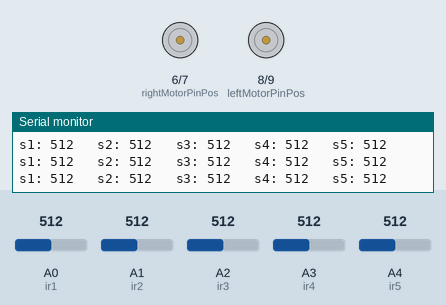
The sketch below on a simulated Arduino Uno, built with avr-gcc and run on an emulated ATmega328P. Shown: motor-driver pin pairs drawn as motors (green arrow = first pin HIGH = forward, orange = second pin HIGH = backward, longer = more drive, scaled by the enable pin), the last lines printed to the serial monitor. The inputs (shaded band) are chosen by the test bench; at power-on: A2 (ir3) = 512, A1 (ir2) = 512, A0 (ir1) = 512, A4 (ir5) = 512, A3 (ir4) = 512.

Above: at 1.2 s.
1.3 s: A2 (ir3) set to 488
At 1.6 s:
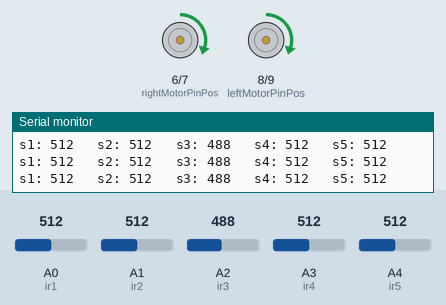
2.8 s: A1 (ir2) set to 489
At 3.8 s:
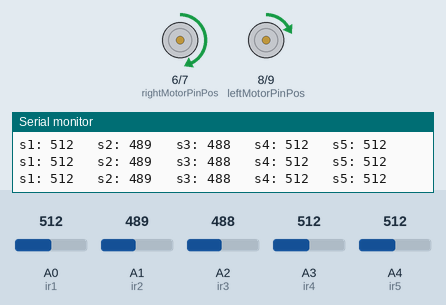
4.3 s: A0 (ir1) set to 488
At 4.66 s:
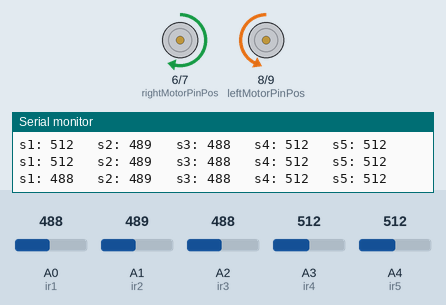
7.3 s: A4 (ir5) set to 306
10.3 s: A3 (ir4) set to 30
13.3 s: A0 (ir1) set to 716
At 13.7 s:
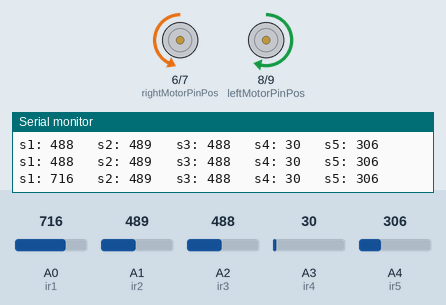
Timing chart, 0 to 17.3 s (numbered marks = the images above; inputs shaded):
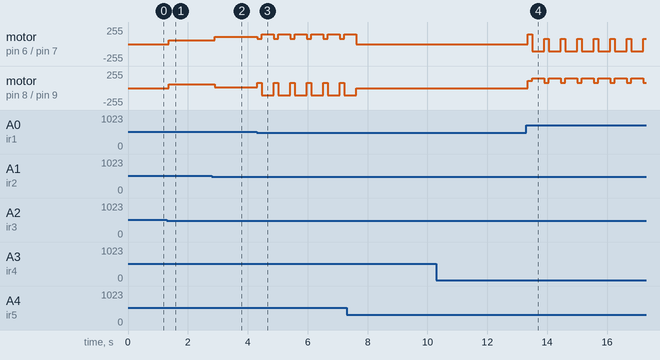

The sketch:

sketch_line_flw.ino
```cpp
#define MOTOR_SPEED 170
#define leftMotorSpeed 80
#define rightMotorSpeed 80

#define black 500

// IR array
// int ir1 = A4, ir2 = A3, ir3 = A2, ir4 = A1, ir5 = A0;
int ir1 = A0, ir2 = A1, ir3 = A2, ir4 = A3, ir5 = A4;

// values
int v1 = 0, v2 = 0, v3 = 0, v4 = 0, v5 = 0, active = 0;

// Left motor int enableLeftMotor = 5, leftMotorPinNeg = 7, leftMotorPinPos = 6;
int enableLeftMotor = 10, leftMotorPinNeg = 9, leftMotorPinPos = 8;

// Right motor int enableRightMotor = 10, rightMotorPinNeg = 9, rightMotorPinPos = 8;
int enableRightMotor = 5, rightMotorPinNeg = 7, rightMotorPinPos = 6;

void setup()
{
  // The problem with TT gear motors is that, at very low pwm value it does not even rotate.
  // If we increase the PWM value then it rotates faster and our robot is not controlled in that speed and goes out of line.
  // For that we need to increase the frequency of analogWrite.
  // Below line is important to change the frequency of PWM signal on pin D5 and D6
  // Because of this, motor runs in controlled manner (lower speed) at high PWM value.
  // This sets frequecny as 7812.5 hz.
  //  TCCR0B = TCCR0B & B11111000 | B00000010 ;

  Serial.begin(9600);

  // put your setup code here, to run once:
  pinMode(enableRightMotor, OUTPUT);
  pinMode(rightMotorPinNeg, OUTPUT);
  pinMode(rightMotorPinPos, OUTPUT);

  pinMode(enableLeftMotor, OUTPUT);
  pinMode(leftMotorPinNeg, OUTPUT);
  pinMode(leftMotorPinPos, OUTPUT);

  //  pinMode(IR_SENSOR_RIGHT, INPUT);
  //  pinMode(IR_SENSOR_LEFT, INPUT);
}

void loop()
{

  //  delay(black0);
  v1 = analogRead(ir1);
  v2 = analogRead(ir2);
  v3 = analogRead(ir3);
  v4 = analogRead(ir4);
  v5 = analogRead(ir5);

  Serial.print("s1: ");
  Serial.print(v1);
  Serial.print("   s2: ");
  Serial.print(v2);
  Serial.print("   s3: ");
  Serial.print(v3);
  Serial.print("   s4: ");
  Serial.print(v4);
  Serial.print("   s5: ");
  Serial.println(v5);

  if (
      (v1 > black && v2 > black && v3 <= black && v4 > black && v5 > black) || (v1 > black && v2 <= black && v3 <= black && v4 <= black && v5 > black)
      // || (v1>black && v2>black && v3>black && v4>black && v5>black)
  )
  {
    analogWrite(enableRightMotor, rightMotorSpeed - 20);
    analogWrite(enableLeftMotor, leftMotorSpeed - 20);
    goForward();
    active = 0;
  }
  else if ( // left
      (v1 > black && v2 <= black && v3 <= black && v4 > black && v5 > black) ||
      (v1 > black && v2 <= black && v3 > black && v4 > black && v5 > black) ||
      (v1 <= black && v2 <= black && v3 > black && v4 > black && v5 > black) ||
      (v1 <= black && v2 > black && v3 > black && v4 > black && v5 > black))
  {
    analogWrite(enableRightMotor, rightMotorSpeed + 30);
    analogWrite(enableLeftMotor, leftMotorSpeed - 70);
    goForward();
    delay(100);
    // active = (active == 0) ? 1 : 0;
    active = 1;
  }
  else if (
      (v1 <= black && v2 <= black && v3 <= black && v4 > black && v5 > black) ||
      (v1 <= black && v2 <= black && v3 <= black && v4 <= black && v5 > black)

  )
  {
    analogWrite(enableRightMotor, rightMotorSpeed);
    analogWrite(enableLeftMotor, leftMotorSpeed);
    goForward();
    delay(150);
    analogWrite(enableRightMotor, rightMotorSpeed + 70);
    analogWrite(enableLeftMotor, leftMotorSpeed + 30);
    goLeft90();
    delay(400);
    active = 1;
  }
  else if ( // right
      (v1 > black && v2 > black && v3 <= black && v4 <= black && v5 > black) ||
      (v1 > black && v2 > black && v3 > black && v4 <= black && v5 > black) ||
      (v1 > black && v2 > black && v3 > black && v4 <= black && v5 <= black) ||
      (v1 > black && v2 > black && v3 > black && v4 > black && v5 <= black))
  {
    analogWrite(enableRightMotor, rightMotorSpeed - 70);
    analogWrite(enableLeftMotor, leftMotorSpeed + 30);
    goForward();
    delay(100);
    active = 1;
  }
  else if (
      (v1 > black && v2 > black && v3 <= black && v4 <= black && v5 <= black) ||
      (v1 > black && v2 <= black && v3 <= black && v4 <= black && v5 <= black))
  {
    analogWrite(enableRightMotor, rightMotorSpeed);
    analogWrite(enableLeftMotor, leftMotorSpeed);
    goForward();
    delay(150);
    analogWrite(enableRightMotor, rightMotorSpeed + 30);
    analogWrite(enableLeftMotor, leftMotorSpeed + 70);
    goRight90();
    delay(400);
    active = 1;
  }
  else if (
      (v1 <= black && v2 <= black && v3 <= black && v4 <= black && v5 <= black) ||
      (v1 > black && v2 <= black && v3 > black && v4 <= black && v5 > black) ||
      (v1 <= black && v2 > black && v3 <= black && v4 > black && v5 <= black))
  {
    analogWrite(enableRightMotor, 0);
    analogWrite(enableLeftMotor, 0);
    stop();
    active = 0;
  }
  else if (
      (v1 > black && v2 > black && v3 > black && v4 > black && v5 > black) && active == 1)
  {
    analogWrite(enableRightMotor, rightMotorSpeed - 40);
    analogWrite(enableLeftMotor, leftMotorSpeed - 20);
    goBackward();
  }
  else
  {
    analogWrite(enableRightMotor, 0);
    analogWrite(enableLeftMotor, 0);
    stop();
    active = 0;
  }

  //   goForward();
  //   delay(450);

  //   goBackward();
  //   delay(1000);

  //   goLeft();
  //   delay(400);

  //   goForward();
  //   delay(450);

  //   goBackward();
  //   delay(1000);

  // goRight();
  // delay(400);

  //   goBackward();
  //   delay(750);

  //   goLeft90();
  //   delay(1000);

  //   goRight90();
  //   delay(1000);

  // analogWrite(enableRightMotor, 60);
  // analogWrite(enableLeftMotor, 50);
}

void goForward()
{
  digitalWrite(rightMotorPinNeg, LOW);
  digitalWrite(rightMotorPinPos, HIGH);

  digitalWrite(leftMotorPinNeg, LOW);
  digitalWrite(leftMotorPinPos, HIGH);
}

void goBackward()
{
  digitalWrite(rightMotorPinNeg, HIGH);
  digitalWrite(rightMotorPinPos, LOW);

  digitalWrite(leftMotorPinNeg, HIGH);
  digitalWrite(leftMotorPinPos, LOW);
}

void stop()
{
  digitalWrite(rightMotorPinNeg, LOW);
  digitalWrite(rightMotorPinPos, LOW);

  digitalWrite(leftMotorPinNeg, LOW);
  digitalWrite(leftMotorPinPos, LOW);
}

void goRight()
{
  digitalWrite(rightMotorPinNeg, LOW);
  digitalWrite(rightMotorPinPos, LOW);

  digitalWrite(leftMotorPinNeg, LOW);
  digitalWrite(leftMotorPinPos, HIGH);
}

void goRight90()
{
  digitalWrite(rightMotorPinNeg, HIGH);
  digitalWrite(rightMotorPinPos, LOW);

  digitalWrite(leftMotorPinNeg, LOW);
  digitalWrite(leftMotorPinPos, HIGH);
}

void goLeft()
{
  digitalWrite(leftMotorPinNeg, LOW);
  digitalWrite(leftMotorPinPos, LOW);

  digitalWrite(rightMotorPinNeg, LOW);
  digitalWrite(rightMotorPinPos, HIGH);
}

void goLeft90()
{
  digitalWrite(leftMotorPinNeg, HIGH);
  digitalWrite(leftMotorPinPos, LOW);

  digitalWrite(rightMotorPinNeg, LOW);
  digitalWrite(rightMotorPinPos, HIGH);
}
```

Measured:
- the behaviour switches between 501 and 500 on A2 (ir3) (found by bisection; images 0 and 1)
- the behaviour switches between 501 and 500 on A1 (ir2) (found by bisection; images 1 and 2)
- the behaviour switches between 501 and 500 on A0 (ir1) (found by bisection; images 2 and 3)
- after the input at 1.3 s, motor on pin 6 (rightMotorPinPos) / pin 7 (rightMotorPinNeg), motor on pin 8 (leftMotorPinPos) / pin 9 (leftMotorPinNeg): stopped → forward 60/255 after 0.06 s
- after the input at 2.8 s, motor on pin 6 (rightMotorPinPos) / pin 7 (rightMotorPinNeg): forward 60/255 → forward 110/255 after 0.09 s; motor on pin 8 (leftMotorPinPos) / pin 9 (leftMotorPinNeg): forward 60/255 → forward 10/255 after 0.09 s
- after the input at 4.3 s, motor on pin 6 (rightMotorPinPos) / pin 7 (rightMotorPinNeg): alternates forward 150/255 for 0.40 s and forward 80/255 for 0.15 s, starting at once; motor on pin 8 (leftMotorPinPos) / pin 9 (leftMotorPinNeg): alternates backward 110/255 for 0.40 s and forward 80/255 for 0.15 s, starting at once
